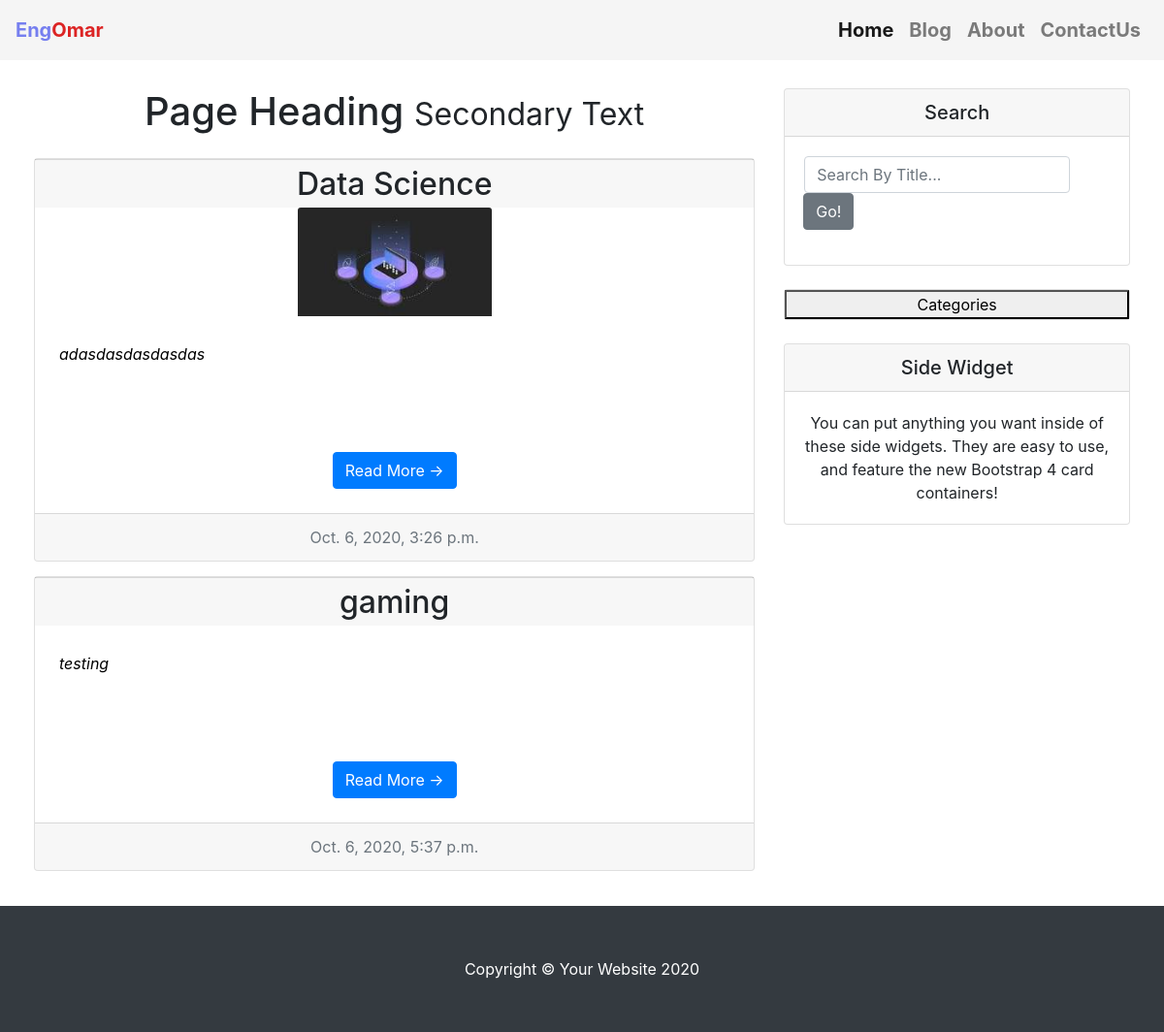
Screenshot of /tag/Python with the database file from the repository.
### blog/models.py (models this page shows, shortened)
class Post(models.Model):
            post_heading = models.CharField(max_length=200)
            post_text = models.TextField()
            published_date = models.DateTimeField(auto_now=True)
            id = models.AutoField(primary_key=True)
            image = models.ImageField(upload_to='images/',blank=True)
            category = models.ManyToManyField(Categoreies,blank=True)

### blog/views.py (the view)
# urls.py: path("tag/<str:category>",views.search_and_category, name="categorize"),
def search_and_category(request,category=None):
    if category:
        posts= all_posts.filter(category__category_name = category).all()
        if posts:
            categoreies = categories.filter(category_name = category )
            return render(request,'blog/index.html',{'posts':posts,'categories':categoreies})
        else:
             messages.error(request,'No Posts In that category yet')
             return HttpResponseRedirect(reverse('blog'))
    category = request.GET.get('search')
    posts = all_posts.filter(post_heading__icontains = category)
    return render(request,'blog/index.html',{'posts':posts,'categories':categories})

### blog/models.py (called while the page is built)
    def __str__(self):
        return self.category_name

### blog/templates/blog/index.html (shortened to what this page needs)
{% extends 'mysite/base.html' %}
{%load static%}
{% block body %}
<link rel="stylesheet" href="{% static 'blog/css/blog-home.css' %}">
<div class="container text-center">
  <div class="row">
    <div class="col-md-8">
      <h1 class="my-4">Page Heading
        <small>Secondary Text</small>
      </h1>
      {%for post in posts%}
        <div class="card">
          <div class="card-footer text-center">
            <h2  style="line-height:25px" id="{{post.post_heading}}">{{post.post_heading}}</h2>
          </div>
          {% if post.image%}
            <div class="text-center">
              <img class="card-img-top" src="{{post.image.url}}" alt="{{post.post_heading}}">
            </div>
          {% endif %}
        <div class="card-body">
          <div class="container">
            <div class="row">
              <textarea class="card-text col-xl-12" rows="4" cols="80" readonly id="{{post.id}}">{{post.post_text}}</textarea>
          </div>
          <a href="{% url 'detail' post.id %}" class="btn btn-primary">Read More &rarr;</a>
        </div>
      </div>
        <div id="date" class="card-footer text-muted ">
          {{post.published_date}}
        </div>
      </div>
      {%endfor%}
    </div>
    <div class="col-md-4">
      <div class="card my-4">
        <h5 class="card-header">Search</h5>
        <div class="card-body">
          <div class="input-group">
              <form class="" action="search_and_category" method="get">
              <input name="search" type="text" class="form-control" placeholder="Search By Title...">
              <span class="input-group-append">
                  <button class="btn btn-secondary" type="submit">Go!</button>
              </span>
            </form>
          </div>
        </div>
      </div>
      <div class="card my-4" >
        <button type="button"  id="categories" name="button">Categories</button>
      </div>
      <div class="card my-4">
        <h5 class="card-header">Side Widget</h5>
        <div class="card-body">
          You can put anything you want inside of these side widgets. They are easy to use, and feature the new Bootstrap 4 card containers!
        </div>
      </div>
    </div>
  </div>
</div>
<footer class="py-5 bg-dark">
  <div class="container">
    <p class="m-0 text-center text-white">Copyright &copy; Your Website 2020</p>
  </div>
</footer>
{%endblock%}

### blog/static/blog/css/blog-home.css (style rules this page uses)
.container { padding: 5px }
.card-footer { max-height: 50px }
.card { margin-bottom: 15px }
.card img { max-width: 200px }
.card-body { display: flex;flex-direction: column;align-items:center; }
.card-body textarea { overflow: hidden; border: none; resize:none; padding:5px color:black; font-style: oblique; }
.card-body a { margin-top:15px; flex-basis:10px; }

### rows the page displays
Post: post_heading "Data Science", image (picture), id "adasdasdasdasdas", published_date "Oct. 6, 2020, 3:26 p.m."
Post: post_heading "gaming", id "testing", published_date "Oct. 6, 2020, 5:37 p.m."
